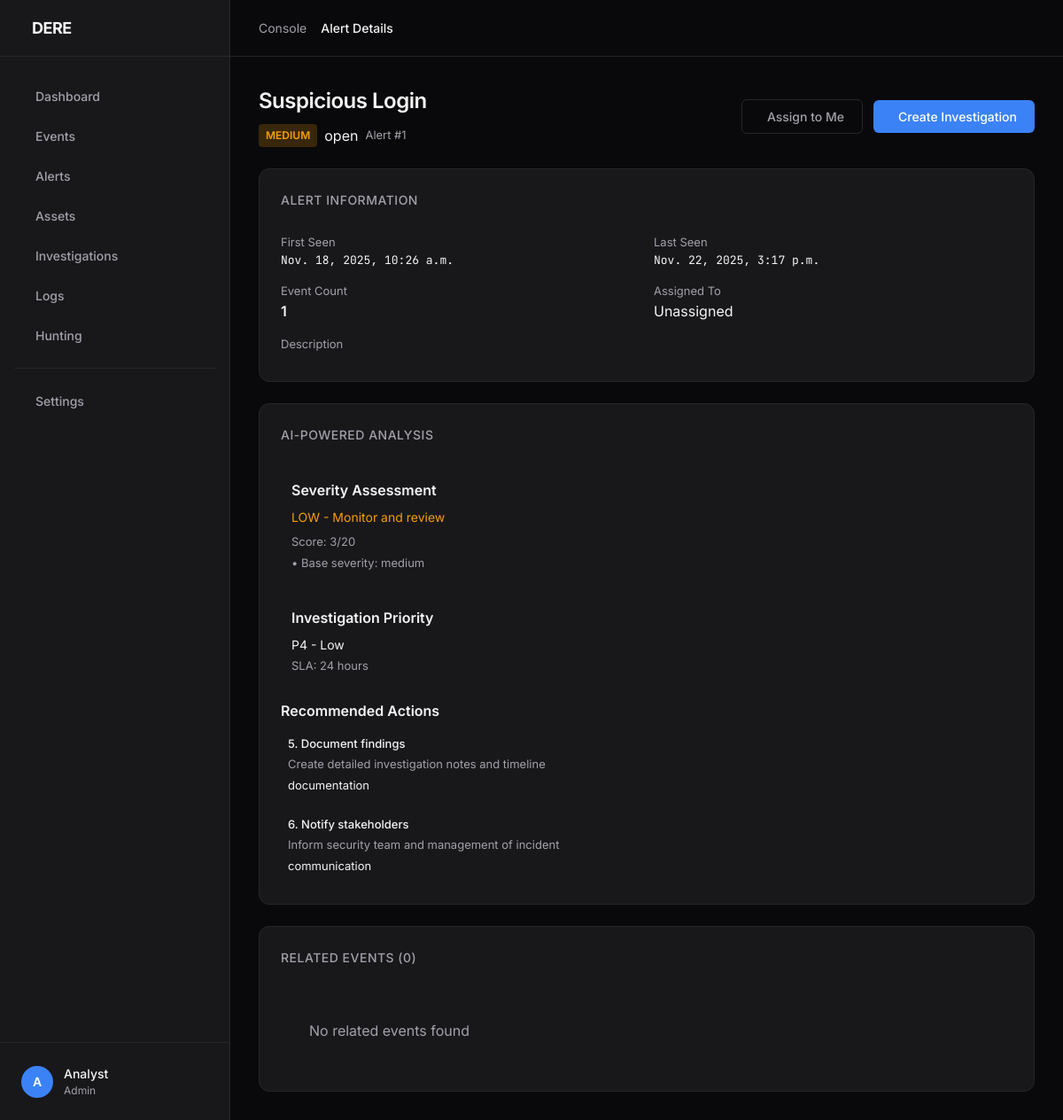
The page /alerts/1/ (signed in) on the database its author committed.
### apps/core/models.py (models this page shows, shortened)
class Alert(models.Model):
    STATUS_CHOICES = [
        ('new', 'New'),
        ('open', 'Open'),
        ('investigating', 'Investigating'),
        ('resolved', 'Resolved'),
        ('false_positive', 'False Positive'),
        ('closed', 'Closed'),
    ]
    name = models.CharField(max_length=256)
    description = models.TextField(blank=True)
    severity = models.CharField(max_length=16, choices=[('low','Low'),('medium','Medium'),('high','High'),('critical','Critical')], default='medium')
    status = models.CharField(max_length=32, choices=STATUS_CHOICES, default='new', db_index=True)
    detection_rule = models.ForeignKey(DetectionRule, null=True, blank=True, on_delete=models.SET_NULL)
    related_events = models.ManyToManyField(Event, blank=True)
    event_count = models.IntegerField(default=1)
    source_ip = models.GenericIPAddressField(null=True, blank=True)
    dest_ip = models.GenericIPAddressField(null=True, blank=True)
    affected_assets = models.ManyToManyField(Asset, blank=True)
    affected_users = models.TextField(blank=True)  # JSON array
    mitre_techniques = models.ManyToManyField(MitreTechnique, blank=True)
    assigned_to = models.ForeignKey(User, null=True, blank=True, on_delete=models.SET_NULL, related_name='assigned_alerts')
    first_seen = models.DateTimeField(auto_now_add=True)
    last_seen = models.DateTimeField(auto_now=True)
    acknowledged_at = models.DateTimeField(null=True, blank=True)
    resolved_at = models.DateTimeField(null=True, blank=True)
    tags = models.TextField(blank=True)
    metadata = models.TextField(blank=True)
    class Meta:
        ordering = ['-first_seen']

### apps/core/views.py (the view, shortened to what this page needs)
# urls.py: path('alerts/<int:alert_id>/', views.alert_detail, name='alert_detail'),
@login_required
def alert_detail(request, alert_id):
    alert = get_object_or_404(Alert, pk=alert_id)
    from .investigation_ai import InvestigationAI
    ai_analysis = InvestigationAI.analyze_alert(alert)
    context = {
        'alert': alert,
        'related_events': alert.related_events.all()[:50],
        'mitre_techniques': alert.mitre_techniques.all(),
        'affected_assets': alert.affected_assets.all(),
        'ai_analysis': ai_analysis,
    }
    return render(request, 'siem/alert_detail.html', context)

### apps/core/investigation_ai.py (called while the page is built, shortened)
    @staticmethod
    def analyze_alert(alert):
        analysis = {
            'severity_assessment': InvestigationAI._assess_severity(alert),
            'related_events': InvestigationAI._find_related_events(alert),
            'ioc_matches': InvestigationAI._check_ioc_matches(alert),
            'mitre_mapping': InvestigationAI._map_to_mitre(alert),
            'recommended_actions': InvestigationAI._recommend_actions(alert),
            'investigation_priority': InvestigationAI._calculate_priority(alert),
            'timeline_analysis': InvestigationAI._analyze_timeline(alert),
            'threat_context': InvestigationAI._get_threat_context(alert),
        }
        return analysis

    @staticmethod
    def _find_related_events(alert):
        related = []
        linked_events = alert.related_events.all()[:10]
        source_ips = set()
        for event in linked_events:
            if event.source_ip:
                source_ips.add(event.source_ip)
        return related

    @staticmethod
    def _check_ioc_matches(alert):
        matches = []
        active_iocs = IOC.objects.filter(is_active=True)
        return matches

    @staticmethod
    def _recommend_actions(alert):
        actions = []
        alert_name = alert.name.lower()
        actions.append({
            'priority': 5,
            'action': 'Document findings',
            'description': 'Create detailed investigation notes and timeline',
            'category': 'documentation'
        })
        actions.append({
            'priority': 6,
            'action': 'Notify stakeholders',
            'description': 'Inform security team and management of incident',
            'category': 'communication'
        })
        return sorted(actions, key=lambda x: x['priority'])

    @staticmethod
    def _analyze_timeline(alert):
        events = alert.related_events.order_by('time')
        if not events:
            return {'summary': 'No events in timeline', 'events': []}

### templates/siem/alert_detail.html (shortened to what this page needs)
{% extends 'base.html' %}
{% block page_title %}Alert Details{% endblock %}
{% block content %}
<div class="container">
  <div class="top-row">
    <div>
      <h2>{{ alert.name }}</h2>
      <div class="center" style="gap: 8px; margin-top: 8px;">
        <span class="severity {% if alert.severity == 'critical' %}sev-critical{% elif alert.severity == 'high' %}sev-high{% elif alert.severity == 'medium' %}sev-medium{% else %}sev-low{% endif %}">
          {{ alert.severity|upper }}
        </span>
        <span class="badge">{{ alert.status }}</span>
        <span class="muted small">Alert #{{ alert.id }}</span>
      </div>
    </div>
    <div class="center">
      <form method="post" style="display: inline;">
        <button class="btn ghost" type="submit">
           Assign to Me
        </button>
      </form>
      <form method="post" style="display: inline;">
        <button class="btn" type="submit">
           Create Investigation
        </button>
      </form>
    </div>
  </div>
  <div class="grid">
    <div class="card full-width">
      <h3>Alert Information</h3>
      <div style="display: grid; grid-template-columns: repeat(2, 1fr); gap: 16px; margin-top: 16px;">
        <div>
          <div class="muted small">First Seen</div>
          <div style="font-family: 'JetBrains Mono'; font-size: 13px;">{{ alert.first_seen }}</div>
        </div>
        <div>
          <div class="muted small">Last Seen</div>
          <div style="font-family: 'JetBrains Mono'; font-size: 13px;">{{ alert.last_seen }}</div>
        </div>
        <div>
          <div class="muted small">Event Count</div>
          <div style="font-weight: 600;">{{ alert.event_count }}</div>
        </div>
        <div>
          <div class="muted small">Assigned To</div>
          <div>{{ alert.assigned_to|default:"Unassigned" }}</div>
        </div>
      </div>
      <div style="margin-top: 16px;">
        <div class="muted small">Description</div>
      </div>
    </div>
    {% if ai_analysis %}
    <div class="card full-width">
      <h3> AI-Powered Analysis</h3>
      <div style="margin-top: 16px; padding: 12px; background: var(--bg-secondary); border-radius: 8px;">
        <div style="font-weight: 600; margin-bottom: 8px;">Severity Assessment</div>
        <div style="font-size: 14px; color: var(--status-warning);">{{ ai_analysis.severity_assessment.assessment }}</div>
        <div style="margin-top: 8px; font-size: 13px;">
          <div class="muted">Score: {{ ai_analysis.severity_assessment.score }}/20</div>
          <div style="margin-top: 4px;">
            {% for factor in ai_analysis.severity_assessment.factors %}
            <div class="muted small">• {{ factor }}</div>
            {% endfor %}
          </div>
        </div>
      </div>
      <div style="margin-top: 16px; padding: 12px; background: var(--bg-secondary); border-radius: 8px;">
        <div style="font-weight: 600; margin-bottom: 8px;">Investigation Priority</div>
        <div style="font-size: 14px;">{{ ai_analysis.investigation_priority.level }}</div>
        <div class="muted small" style="margin-top: 4px;">SLA: {{ ai_analysis.investigation_priority.sla }}</div>
      </div>
      {% if ai_analysis.recommended_actions %}
      <div style="margin-top: 16px;">
        <div style="font-weight: 600; margin-bottom: 8px;">Recommended Actions</div>
        <div style="display: flex; flex-direction: column; gap: 8px;">
          {% for action in ai_analysis.recommended_actions|slice:":6" %}
          <div style="padding: 8px; background: var(--bg-secondary); border-radius: 6px; border-left: 3px solid var(--accent);">
            <div style="font-size: 13px; font-weight: 500;">{{ action.priority }}. {{ action.action }}</div>
            <div class="muted small" style="margin-top: 4px;">{{ action.description }}</div>
            <span class="badge small" style="margin-top: 4px;">{{ action.category }}</span>
          </div>
          {% endfor %}
        </div>
      </div>
      {% endif %}
    </div>
    {% endif %}
    <div class="card full-width">
      <div style="display: flex; justify-content: space-between; align-items: center; margin-bottom: 16px;">
        <h3>Related Events ({{ related_events|length }})</h3>
      </div>
      {% if related_events %}
      <div class="table-container">
        <table class="table">
          <thead>
            <tr>
              <th>Time</th>
              <th>Source</th>
              <th>Message</th>
              <th>Severity</th>
            </tr>
          </thead>
          <tbody>
            {% for event in related_events %}
            <tr>
              <td style="font-family: 'JetBrains Mono'; font-size: 13px;">{{ event.time|date:"Y-m-d H:i:s" }}</td>
              <td>{{ event.source }}</td>
              <td>{{ event.message|truncatewords:15 }}</td>
              <td>
                <span class="severity {% if event.severity == 'critical' %}sev-critical{% elif event.severity == 'high' %}sev-high{% elif event.severity == 'medium' %}sev-medium{% else %}sev-low{% endif %}">
                  {{ event.severity }}
                </span>
              </td>
            </tr>
            {% endfor %}
          </tbody>
        </table>
      </div>
      {% else %}
      <div class="muted center" style="padding: 32px;">No related events found</div>
      {% endif %}
    </div>
  </div>
</div>
{% endblock %}

### static/css/styles.css (style rules this page uses)
:root { --bg-app: #09090b; --bg-panel: #18181b; --bg-card: #18181b; --bg-hover: #27272a; --text-main: #f4f4f5; --text-muted: #a1a1aa; --text-dim: #52525b; --accent-primary: #3b82f6; --accent-hover: #2563eb; --accent-glow: rgba(59, 130, 246, 0.15); --status-success: #10b981; --status-warning: #f59e0b; --status-danger: #ef4444; --status-info: #06b6d4; --border-subtle: #27272a; --border-focus: #3b82f6; --sidebar-width: 260px; --header-height: 64px; --radius-sm: 6px; --radius-md: 12px; --radius-lg: 16px; }
*, *::before, *::after { box-sizing: border-box; margin: 0; padding: 0; }
body { font-family: 'Inter', system-ui, -apple-system, sans-serif; background-color: var(--bg-app); color: var(--text-main); line-height: 1.5; -webkit-font-smoothing: antialiased; height: 100vh; overflow: hidden; }
button { font-family: inherit; }
.container { max-width: 1200px; margin: 0 auto; }
.top-row { display: flex; justify-content: space-between; align-items: center; margin-bottom: 24px; flex-wrap: wrap; gap: 16px; }
h2 { font-size: 24px; font-weight: 600; letter-spacing: -0.5px; }
.grid { display: grid; grid-template-columns: repeat(auto-fit, minmax(300px, 1fr)); gap: 24px; }
.card { background-color: var(--bg-panel); border: 1px solid var(--border-subtle); border-radius: var(--radius-md); padding: 24px; display: flex; flex-direction: column; transition: transform 0.2s, box-shadow 0.2s; }
.card h3 { font-size: 14px; font-weight: 500; color: var(--text-muted); margin-bottom: 12px; text-transform: uppercase; letter-spacing: 0.5px; }
.severity { display: inline-flex; align-items: center; padding: 4px 10px; border-radius: 999px; font-size: 12px; font-weight: 600; text-transform: capitalize; }
.sev-medium { background: rgba(245, 158, 11, 0.15); color: var(--status-warning); }
.btn { background-color: var(--accent-primary); color: white; border: none; padding: 10px 20px; border-radius: var(--radius-sm); font-weight: 500; font-size: 14px; cursor: pointer; transition: 0.2s; display: inline-flex; align-items: center; gap: 8px; }
.btn.ghost { background-color: transparent; color: var(--text-muted); border: 1px solid var(--border-subtle); }
.muted { color: var(--text-muted); }
.small { font-size: 13px; }
.center { display: flex; align-items: center; gap: 12px; }
.full-width { grid-column: 1 / -1; }

### templates/siem/alert_detail.html (style rules this page uses)
.sev-medium { background: rgba(245, 158, 11, 0.2); color: #f59e0b; padding: 4px 8px; border-radius: 4px; font-size: 12px; font-weight: 600; }

### rows shown on the page
Alert: name "Suspicious Login", severity "MEDIUM", status "open", id "1", first_seen "Nov. 18, 2025, 10:26 a.m.", last_seen "Nov. 22, 2025, 3:17 p.m.", event_count "1", assigned_to "Unassigned"

### other values the page prints
{{ ai_analysis.severity_assessment.assessment }} "LOW - Monitor and review"
{{ ai_analysis.severity_assessment.score }} "3"
{{ factor }} "Base severity: medium"
{{ ai_analysis.investigation_priority.level }} "P4 - Low"
{{ ai_analysis.investigation_priority.sla }} "24 hours"
{{ action.priority }} "5" "6"
{{ action.action }} "Document findings" "Notify stakeholders"
{{ action.description }} "Create detailed investigation notes and timeline" "Inform security team and management of incident"
{{ action.category }} "documentation" "communication"
{{ related_events|length }} "0"
